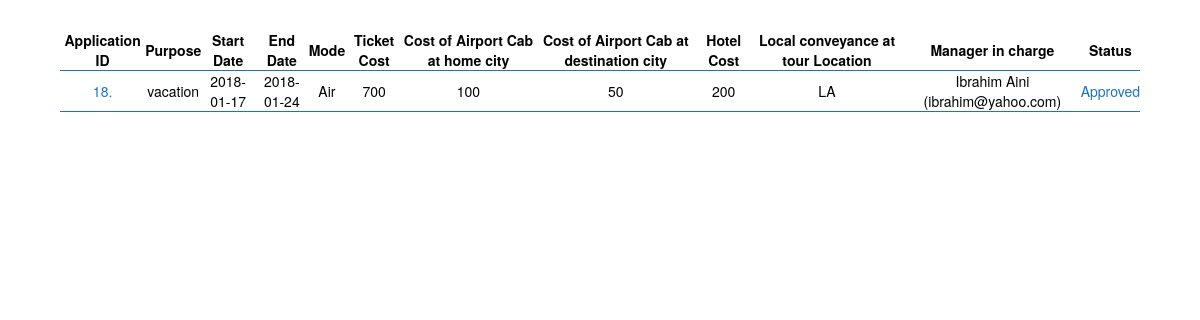
The page /status.php (signed in) on the database its author committed.
### tables this page shows
CREATE TABLE `travel_plans` (
  `t_id` int(11) NOT NULL,
  `who` varchar(60) NOT NULL,
  `purpose` varchar(300) NOT NULL,
  `s_date` date NOT NULL,
  `e_date` date NOT NULL,
  `mode_id` int(5) NOT NULL,
  `ticket_cost` int(10) NOT NULL,
  `here_cab` int(10) NOT NULL,
  `there_cab` int(10) NOT NULL,
  `hotel_cost` int(10) NOT NULL,
  `local_conveyance` varchar(255) NOT NULL,
  `status_id` int(5) NOT NULL,
  `manager` varchar(60) NOT NULL
);

CREATE TABLE `mode` (
  `mode_id` int(5) NOT NULL,
  `mode_name` varchar(60) NOT NULL
);

CREATE TABLE `staffs` (
  `email` varchar(60) NOT NULL,
  `name` varchar(80) NOT NULL,
  `role_id` int(5) NOT NULL,
  `password` varchar(80) NOT NULL
);

CREATE TABLE `status` (
  `status_id` int(5) NOT NULL,
  `status_name` varchar(50) NOT NULL
);

### scripts/connect.php (called while the page is built, shortened)
<?php
$db_name = 'travel_portal';

### scripts/functions.inc (called while the page is built, shortened)
<?php
function fetch($sql){
	include ("connect.php");
	$new_ress = array();
	$ress =  $con->query($sql);
							$in = 0;
					while($row = $ress->fetch_assoc())
												{
													 $new_ress[$in] = $row;
													  $in++;
												}
	return $new_ress;
					}
function get_name($em){
    $sql = "SELECT name from staffs where email = '$em';";
    $res = fetch($sql);
    if (!empty($res)) {
        return $res[0]["name"];
    } else {
        return 'Unknown user';
    }
}

### status.php (the view, shortened to what this page needs)
<?php
include ("scripts/functions.inc");
$me = $_SESSION["email"];
$sql = "SELECT * FROM travel_plans t, mode m, status s where t.status_id = s.status_id "
        . "and t.status_id != '1' and m.mode_id = t.mode_id and t.who = '$me'";
$res = fetch($sql);
        ?>
<!DOCTYPE html>
<html>
    <head>
    <link href="css/bootstrap.min.css" rel="stylesheet">
     <link href="css/custom.css" rel="stylesheet">
    </head>
    <body>
        <div class="table-display3">
        <table>
            <tr class="title">
                <td>Application ID </td>
                <td>Purpose </td>
                <td>Start Date </td>
                <td>End Date </td>
                <td>Mode </td>
                <td>Ticket Cost </td>
                <td>Cost of Airport Cab at home city</td>
                <td>Cost of Airport Cab at destination city</td>
                <td>Hotel Cost</td>
                <td>Local conveyance at tour Location</td>
                <td>Manager in charge</td>
                <td>Status</td>
            </tr>
            <?php foreach($res as $re){ ?>
            <tr>
                <td class="status"><?= $re["t_id"] ?>.</td>
                <td><?= $re["purpose"] ?></td>
                <td><?= $re["s_date"] ?></td>
                <td><?= $re["e_date"] ?></td>
                <td><?= $re["mode_name"] ?> </td>
                <td><?= $re["ticket_cost"] ?> </td>
                <td><?= $re["here_cab"] ?></td>
                <td><?= $re["there_cab"] ?></td>
                <td><?= $re["hotel_cost"] ?></td>
                <td><?= $re["local_conveyance"] ?></td>
                <td><?= get_name($re["manager"]).' ('.$re["manager"].')' ?></td>
                <?php if($re["status_id"] == 5): ?>
                <td class="underline"><a href="more_info.php?tid=<?= $re["t_id"] ?>"><?= $re["status_name"] ?></a></td>
                <?php else: ?>
                <td class="status"><?php echo $re["status_id"]==6?'Submitted':$re["status_name"] ?></td>
                <?php endif; ?>
            </tr>
            <?php }   ?>
        </table>
               </div>
    </body>
</html>

### css/custom.css (style rules this page uses)
body { background-color: white; }
table { border-collapse: collapse; color: #fff; text-align: center; font-weight: 100; }
.title { font-weight: bold; color: #57bf3f }
.status { color: #1d73be; }
td { border-bottom: 1px solid #1d73be; color: black; }
.table-display3 { margin-top: 30px; width: 90%; margin-left: 5%; margin-right: 5%; }

### rows shown on the page
travel_plans: t_id "18", purpose "vacation", s_date "2018-01-17", e_date "2018-01-24", mode.mode_name "Air", ticket_cost "700", here_cab "100", there_cab "50", hotel_cost "200", local_conveyance "LA", manager.name "Ibrahim Aini", manager "ibrahim@yahoo.com", status.status_name "Approved"
